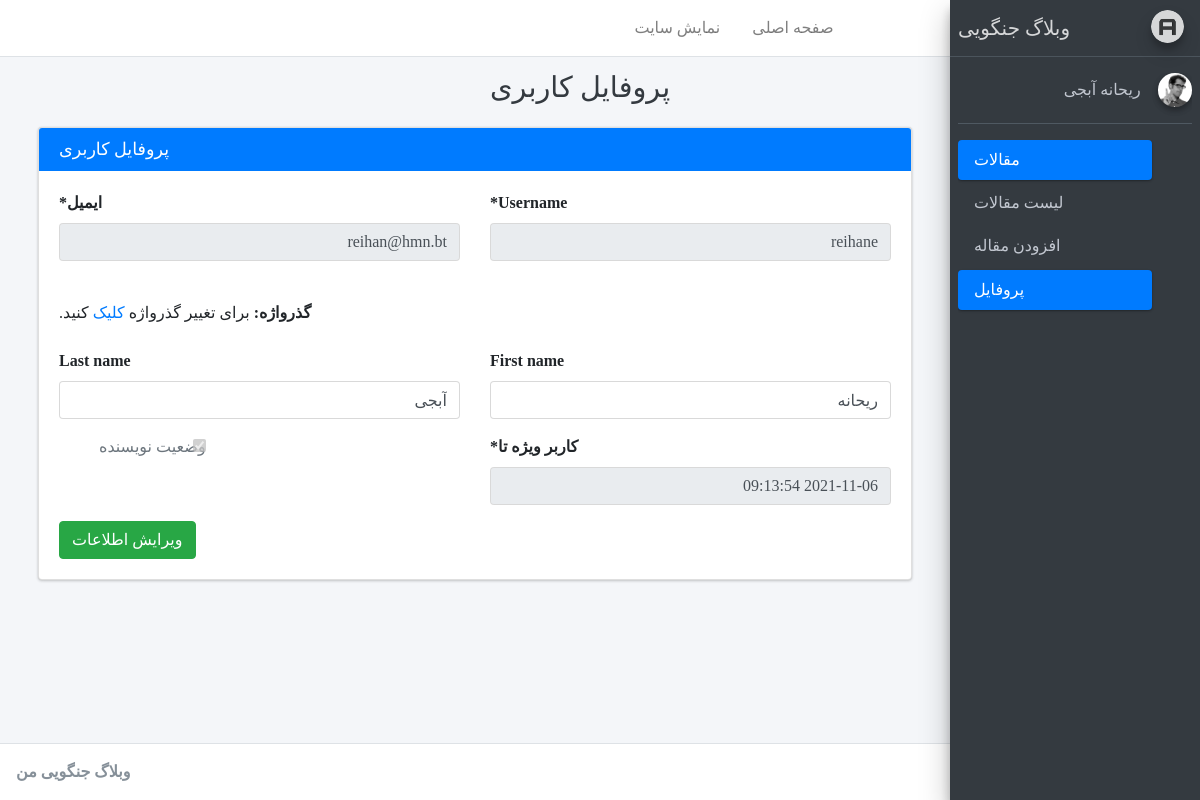
/account/profile/ (signed in), run on the app's committed database.
### account/models.py (models this page shows)
class User(AbstractUser):
    email = models.EmailField(unique=True,verbose_name='ایمیل')
    is_author = models.BooleanField(default=False,verbose_name="وضعیت نویسنده")
    special_user = models.DateTimeField(default=timezone.now , verbose_name="کاربر ویژه تا")
    def is_special_user(self):
        if self.special_user > timezone.now():
            return True
        else:
            return False
    is_special_user.boolean = True
    is_special_user.short_description = 'وضعیت کاربر ویژه'

### account/views.py (the view)
# urls.py: path('profile/',Profile.as_view(),name="profile"),
class Profile(LoginRequiredMixin,UpdateView):
    model = User
    template_name = "registration/profile.html"
    form_class = ProfileForm
    success_url = reverse_lazy("account:profile")
    def get_object(self):
        return User.objects.get(pk = self.request.user.pk)
    def get_form_kwargs(self):
        kwargs = super(Profile, self).get_form_kwargs()
        kwargs.update({
            'user': self.request.user
        })
        return kwargs

### account/forms.py
class ProfileForm(forms.ModelForm):
    def __init__(self,*args,**kwargs):
        user = kwargs.pop('user')
        super(ProfileForm, self).__init__(*args, **kwargs)
        self.fields['username'].help_text = None
        if not user.is_superuser:
            self.fields['username'].disabled = True
            self.fields['email'].disabled = True
            self.fields['special_user'].disabled = True
            self.fields['is_author'].disabled = True
    class Meta:
        model = User
        fields = ['username', 'email', 'first_name', 'last_name',
                'special_user', 'is_author']

### blog/templatetags/blog_tags.py (called while the page is built)
@register.inclusion_tag("registration/partials/link.html")
def link(request,link_name,content,classes):
    return {
        "request" : request,
        "link_name" : link_name,
        "link" : "account:{}".format(link_name),
        "content" : content ,
        "classes" : classes ,
    }

### templates/registration/profile.html
{% extends 'registration/base.html' %}
{% load crispy_forms_tags %}
{% block title %}{% block title-meta %}
    پروفایل کاربری
{% endblock %}{% endblock %}
{% block main %}
    <div class="col-md-12">
        <div class="card card-primary">
            <div class="card-header">
                <h3 class="card-title mb-0 float-left">
                    پروفایل کاربری
                </h3>
            </div>
            <div class="card-body">
                <form method="post" enctype="multipart/form-data">{% csrf_token %}
                    <div class="row">
                        <div class="col-6">
                            {{ form.username|as_crispy_field }}
                        </div>
                        <div class="col-6">
                            {{ form.email|as_crispy_field }}
                        </div>
                        <div class="col-12">
                            <label class="my-4">گذرواژه:</label>
                            <span>برای تغییر گذرواژه <a href="{% url 'password_change' %}">کلیک</a> کنید.</span>
                        </div>
                        <div class="col-6">
                            {{ form.first_name|as_crispy_field }}
                        </div>
                        <div class="col-6">
                            {{ form.last_name|as_crispy_field }}
                        </div>
                        <div class="col-6">
                            {{ form.special_user|as_crispy_field }}
                        </div>
                        <div class="col-6">
                            {{ form.is_author|as_crispy_field }}
                        </div>
                    </div>
                    <button class="btn btn-success">ویرایش اطلاعات</button>
                </form>
            </div>
        </div>
    </div>
{% endblock %}

### templates/registration/sidebar.html (shortened to what this page needs)
  {% load static %}
  {% load blog_tags %}
  <aside class="main-sidebar sidebar-dark-primary elevation-4">
    <a href="index3.html" class="brand-link">
      <img src="{% static 'registration/adminlte/assets/img/AdminLTELogo.png' %}" alt="AdminLTE Logo" class="brand-image img-circle elevation-3"
           style="opacity: .8">
      <span class="brand-text">وبلاگ جنگویی</span>
    </a>
    <div class="sidebar">
      <div class="user-panel mt-3 pb-3 mb-3 d-flex">
        <div class="image">
          <img src="{% static 'registration/adminlte/assets/img/user2-160x160.jpg' %}" class="img-circle elevation-2" alt="User Image">
        </div>
        <div class="info">
          <a href="#" class="d-block">{{user.get_full_name}}</a>
        </div>
      </div>
      <nav class="mt-2">
        <ul class="nav nav-pills nav-sidebar flex-column" data-widget="treeview" role="menu" data-accordion="false">
          {% if usr.is_superuser or user.is_author %}
          <li class="nav-item has-treeview menu-open">
            <a href="#" class="nav-link active">
              <i class="nav-icon fas fa-tachometer-alt"></i>
              <p>
                مقالات
                <i class="right fas fa-angle-left"></i>
              </p>
            </a>
            <ul class="nav nav-treeview">
              <li class="nav-item">
                {% link request 'home' 'لیست مقالات' 'fa-list' %}
              </li>
              <li class="nav-item">
                  {% link request 'article-create' 'افزودن مقاله' 'fa-edit' %}
              </li>
            </ul>
          </li>
          {% endif %}
          <li class="nav-item">
            {% link request 'profile' 'پروفایل' 'fas fa-th' %}
          </li>
        </ul>
      </nav>
    </div>
  </aside>

### static/registration/adminlte/assets/css/custom.css (style rules this page uses)
body { font-family: Sahel !important; }
* { direction: rtl !important; }
.layout-fixed .main-sidebar { right: 0; }
.brand-image { float: right; }
.nav-sidebar .nav-link>.right, .nav-sidebar .nav-link>p>.right { left: 1rem; right: auto; }

### data on the page
User: get_full_name "ریحانه آبجی", username "reihane", email "reihan@hmn.bt", first_name "ریحانه", last_name "آبجی", special_user "2021-11-06 09:13:54", is_author "☑"

### other printed values
{{ content }} "لیست مقالات افزودن مقاله پروفایل"
